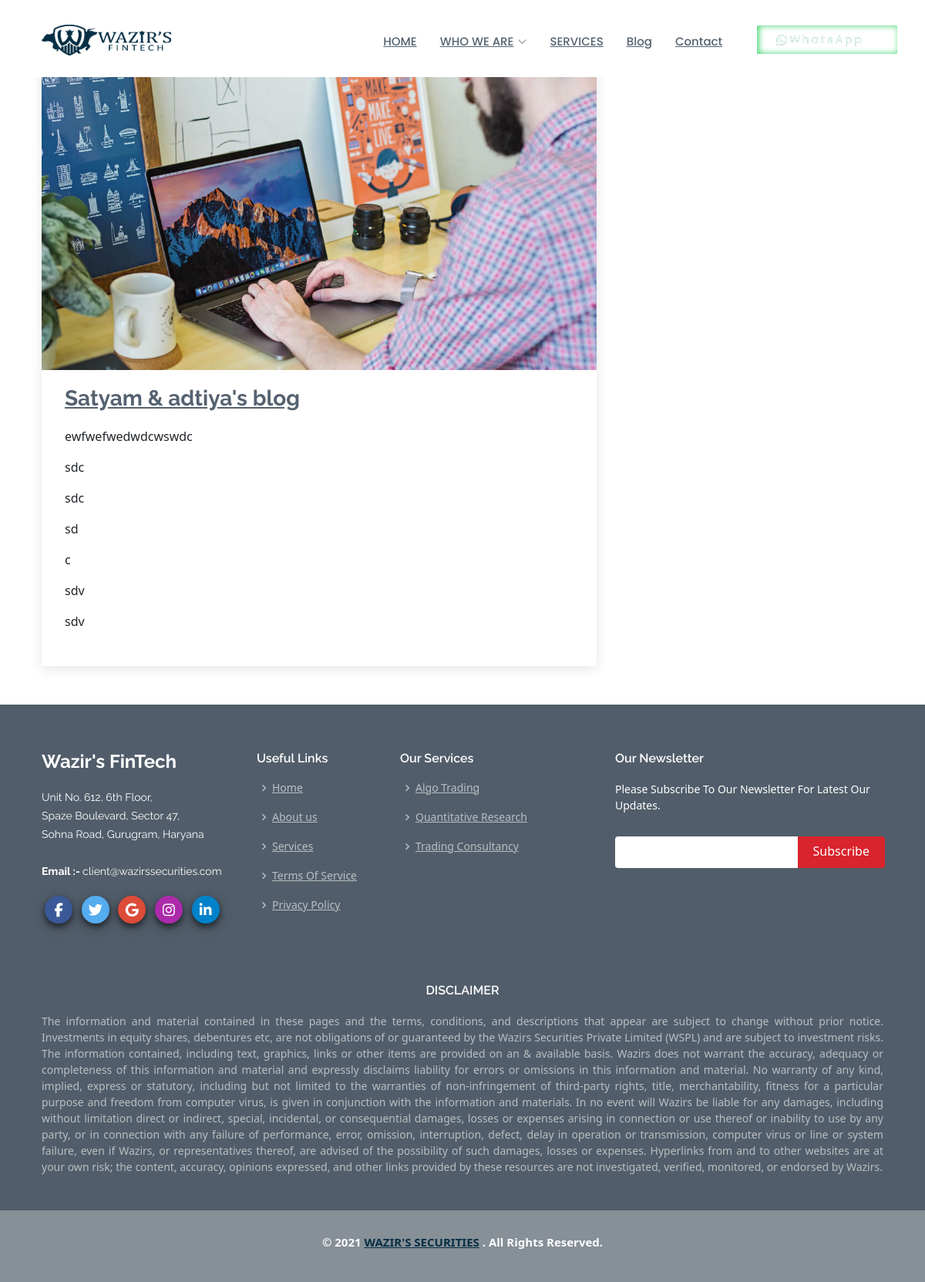
The app's page /blogss/2 with its own data.
### block/models.py (models this page shows)
class blog(models.Model):
   title=models.CharField(max_length=150,null=True)
   images=models.ImageField(upload_to="thumbnail/",null=True)
   mains=RichTextUploadingField()
   summary=models.TextField(null=True)
   def __str__(self) :
        return self.title

### block/views.py (the view)
# urls.py: path("blogss/<int:pk>",views.blogssingle,name='blogspage')
def blogssingle(request,pk):
    data = blog.objects.filter(id=pk)
    print(data)
    return render(request, 'blogsingle.html',{'data':data})

### templates/blogsingle.html (shortened to what this page needs)
{% extends  'index.html'   %}
{% block content %}
{% load static %}
<section id="blog" class="blog">
	<div class="container" data-aos="fade-up">
	  <div class="row">
		<div class="col-lg-8 entries">
		{% for post in data %}
			<article class="entry entry-single">
		<div class="entry-img">
			<img src='/media/{{post.images}}' alt="" class="img-fluid">
		  </div>
		  <h2 class="entry-title">
			<a href="blog-single.html">{{post.title}}</a>
		  </h2>
		  <div class="entry-content">
			 {{post.mains|safe}}
		  </div>
		{% endfor %}
	</div>
	</div>
</div>
</section>
</body>
{% endblock%}

### static/assets/css/style.css (style rules this page uses)
body { font-family: "Open Sans", sans-serif; color: #444444; }
a { text-decoration: none; color: #d9232d; }
h1, h2, h3, h4, h5, h6 { font-family: "Raleway", sans-serif; }
section { padding: 60px 0; overflow: hidden; }
.blog { padding: 40px 0 20px 0; }
.blog .entry { padding: 30px; margin-bottom: 60px; box-shadow: 0 4px 16px rgba(0, 0, 0, 0.1); }
.blog .entry .entry-img { max-height: 440px; margin: -30px -30px 20px -30px; overflow: hidden; }
.blog .entry .entry-title { font-size: 28px; font-weight: bold; padding: 0; margin: 0 0 20px 0; }
.blog .entry .entry-title a { color: #556270; transition: 0.3s; }
.blog .entry .entry-content p { line-height: 24px; }
.blog .entry-single { margin-bottom: 30px; }

### records on screen
blog: images (picture), title "Satyam & adtiya's blog", mains "ewfwefwedwdcwswdc sdc sdc sd c sdv sdv"
